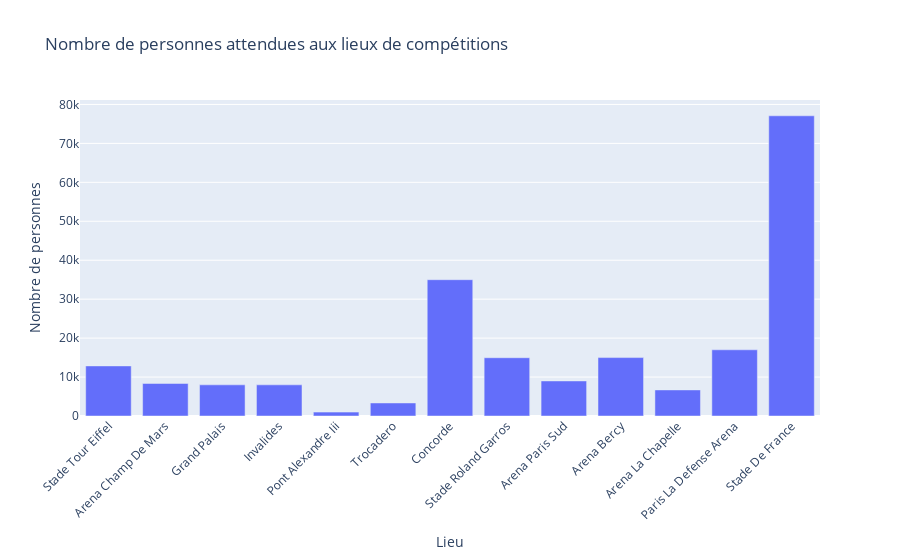

Here is the notebook cell this chart was saved with:
### Markdown cell above
## Nombre de personnes attendues aux lieux des compétitions

### Code cell
# Suppression des tirets et mise en majuscule du début de chaque mot dans la colonne "Lieu"
formatted_lieux = df['Lieu'].apply(lambda x: x.replace('-', ' ').title())

# Création du diagramme à barres interactif avec Plotly en utilisant les nouvelles étiquettes
fig = go.Figure(data=[
    go.Bar(x=formatted_lieux, y=df["Nombre de personnes à l'événément"])
])

fig.update_layout(
    title="Nombre de personnes attendues aux lieux des compétitions",
    xaxis=dict(title='Lieu'),
    yaxis=dict(title="Nombre de personnes"),
    xaxis_tickangle=-45  # Rotation des étiquettes x pour une meilleure lisibilité
)

fig.show()

### Figure 1 — Plotly figure (JSON) as saved in the notebook; plotly's stock layout.template omitted (floating-point values rounded to 4 significant figures)
{"data": [{"type": "bar", "x": ["Stade Tour Eiffel", "Arena Champ De Mars", "Grand Palais", "Invalides", "Pont Alexandre Iii", "Trocadero", "Concorde", "Stade Roland Garros", "Arena Paris Sud", "Arena Bercy", "Arena La Chapelle", "Paris La Defense Arena", "Stade De France"], "y": [12860, 8356, 8000, 8000, 1000, 3349, 35000, 14962, 9000, 15000, 6700, 17000, 77083]}], "layout": {"title": {"text": "Nombre de personnes attendues aux lieux de compétitions"}, "xaxis": {"tickangle": -45, "title": {"text": "Lieu"}}, "yaxis": {"title": {"text": "Nombre de personnes"}}}}
